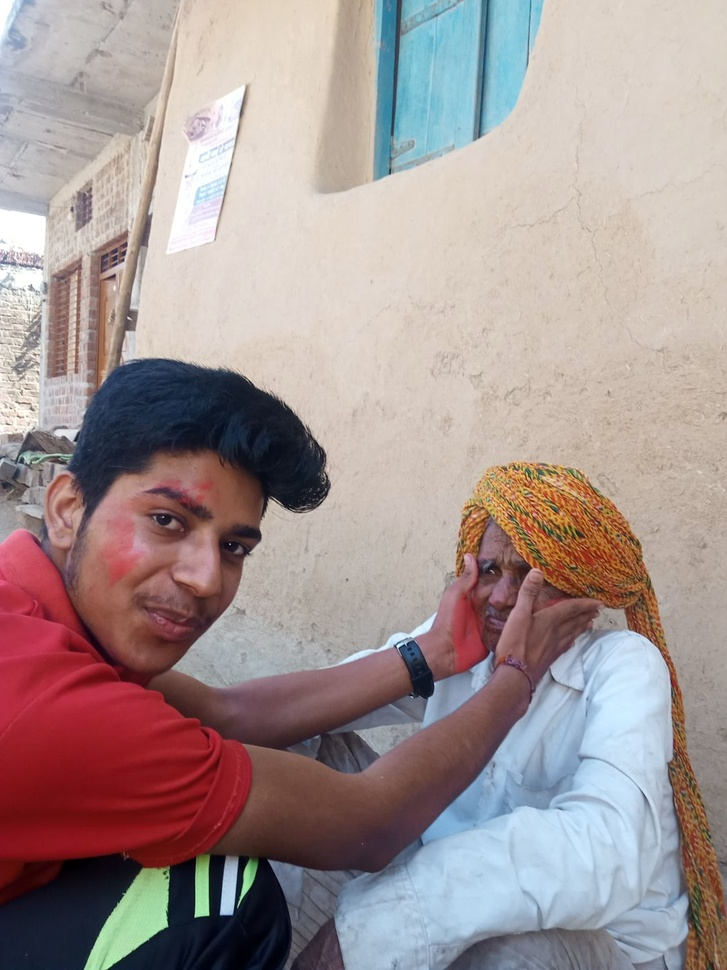
#> input picture 02_photuEditor-PrPhotu-Editor-01/imgs/020.jpg, 727 x 970 px, shrunk from 1080 x 1440 before the run; its folder holds only this picture in this run
$ python PhotuEditor.py
#> lines starting #> are read from the running program, lines starting #| are printed output that depends on the picture
from PIL import Image, ImageEnhance, ImageFilter
import os

path = './imgs'
pathOut = '/editedImgs/'

for filename in os.listdir(path):
    img = Image.open(f"{path}/{filename}")
#> img is the input picture: PIL image 727x970 RGB; mean R, G, B 163.7, 147.7, 146.6

    edit = img.filter(ImageFilter.SHARPEN)
    factor = 1.5
    enhancer = ImageEnhance.Contrast(edit)
    edit = enhancer.enhance(factor)
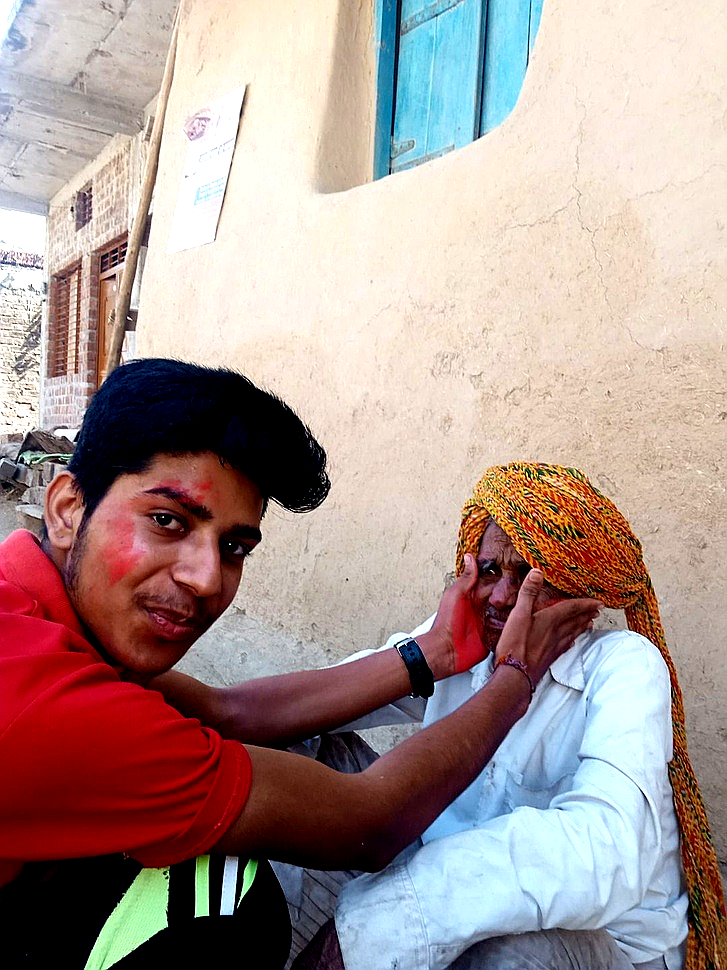
#> edit: PIL image 727x970 RGB; mean R, G, B 170.6, 150.1, 146
    clean_name = os.path.splitext(filename)[0]
    edit.save(f".{pathOut}/{clean_name}.png")
